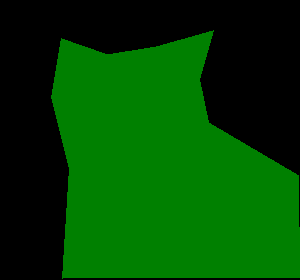
#> input picture 8_final_proj/Team YTK/VOC/SegmentationClass/cat.1.png, 300 x 280 px
$ jupyter execute --allow-errors image_encoding.ipynb
#> lines starting #> are read from the running program, lines starting #| are printed output that depends on the picture; after the words box and inside, x2 and y2 are one past the last pixel; in counts of white or black regions, pixels touching at a corner belong together
[cell 1]
from pathlib import Path
from PIL import Image
import numpy as np
import cv2

[cell 2]
root = Path.cwd()
for _ in range(6):
    if (root / '8_final_proj').exists():
        break
    if root.parent == root:
        break
    root = root.parent

team_candidates = [
    Path.cwd(),
    root / '8_final_proj' / 'Team YTK',
]
TEAM = next((p for p in team_candidates if p.is_dir() and p.name == 'Team YTK'), None)
if TEAM is None:
    hits = [p for p in root.rglob('Team YTK') if p.is_dir()]
    TEAM = hits[0] if hits else None
if TEAM is None:
    raise FileNotFoundError(f"Can't find 'Team YTK' under {root}")

candidate_masks = [TEAM / 'VOC' / 'SegmentationClass', TEAM / 'SegmentationClass']
MASK_DIR = next((p for p in candidate_masks if p.is_dir()), None)
if MASK_DIR is None:
    raise FileNotFoundError(
        "No 'SegmentationClass' directory found. "
        f"Checked: {candidate_masks[0]} , {candidate_masks[1]} . "
    )

IMG_DIR = TEAM / 'VOC' / 'JPEGImages'

mask_path = str(MASK_DIR)
img_path = str(IMG_DIR)

print('Using Team dir  :', TEAM)
print('Using image dir :', IMG_DIR, ' (exists?', IMG_DIR.exists(), ')')
print('Using mask dir  :', MASK_DIR, ' (exists?', MASK_DIR.exists(), ')')
print('PNG masks       :', len(list(MASK_DIR.glob('*.png'))))
print('Images (jpg/png):', len(list(IMG_DIR.glob('*.jpg'))) + len(list(IMG_DIR.glob('*.png'))))

[cell 3]
try:
    sm = next(MASK_DIR.glob('*.png'))
    mode = Image.open(sm).mode
#> mode = 'P'
    print('Sample mask:', sm.name, 'mode:', mode)
#| Sample mask: cat.1.png mode: P
except StopIteration:
    print('Warning: no masks found to probe.')
    mode = None

[cell 4]
def load_mask_as_ids(path: Path) -> np.ndarray:
    im = Image.open(path)
    if im.mode == 'P':
        return np.array(im, dtype=np.int32)
    arr = cv2.imread(str(path), cv2.IMREAD_UNCHANGED)
    if arr is None:
        arr = np.array(im.convert('RGB'))
    if arr.ndim == 2:
        arr = np.stack([arr]*3, axis=-1)
    elif arr.shape[-1] == 4:
        arr = cv2.cvtColor(arr, cv2.COLOR_BGRA2BGR)
    code = (arr[...,0].astype(np.uint32)
           + (arr[...,1].astype(np.uint32) << 8)
           + (arr[...,2].astype(np.uint32) << 16))
    uniques = np.unique(code)
    order = sorted(uniques, key=lambda x: (x != 0, x))  # (0,0,0) -> 0
    lut = {c:i for i,c in enumerate(order)}
    out = np.empty(code.shape, dtype=np.int32)
    out[:] = -1
    for c,i in lut.items():
        out[code == c] = i
    if (out < 0).any():
        raise RuntimeError('Some pixels did not map to any label.')
    return out

def build_pairs():
    imgs = {p.stem for p in IMG_DIR.glob('*.jpg')} | {p.stem for p in IMG_DIR.glob('*.png')}
    msks = {p.stem for p in MASK_DIR.glob('*.png')}
    paired = sorted(imgs & msks)
    print(f'images: {len(imgs)}  masks: {len(msks)}  paired: {len(paired)}')
    if len(paired) < min(len(imgs), len(msks)):
        extra_img = sorted(list(imgs - msks))[:5]
        extra_msk = sorted(list(msks - imgs))[:5]
        if extra_img: print('example images without mask:', extra_img)
        if extra_msk: print('example masks without image:', extra_msk)
    return paired

print('Setup complete.')

[cell 5]
import os
import numpy as np
from PIL import Image
from tqdm import tqdm

[cell 6]
def create_color_to_label_map(mask_folder_path):
    """
    Scans all masks in a folder to find unique colors and create a mapping
    from color to a class label.
    """
    print(f"Scanning masks in '{mask_folder_path}'...")

    unique_colors = set()


    mask_files = os.listdir(mask_folder_path)
    print(mask_files)

    for filename in tqdm(mask_files, desc="Finding unique colors"):
        mask_path = os.path.join(mask_folder_path, filename)

        mask_bgr = cv2.imread(mask_path)
#> mask_bgr is the input picture: shape (280, 300, 3); mean B, G, R 0, 69.7, 0

        mask_rgb = cv2.cvtColor(mask_bgr, cv2.COLOR_BGR2RGB)
        # Reshape the (H, W, C) array to (H*W, C) to get a list of pixels
        pixels = mask_rgb.reshape(-1, 3)

        # Get unique rows (unique RGB colors)
        unique_pixel_colors = np.unique(pixels, axis=0)
#> unique_pixel_colors = [[0, 0, 0], [0, 128, 0]]

        # Add the unique colors found in this image to our overall set
        for color in unique_pixel_colors:
            unique_colors.add(tuple(color))
#> this loop made 2 passes
#> after the loop, unique_colors = 2 items


    sorted_colors = sorted(list(unique_colors))
#> sorted_colors = [(0, 0, 0), (0, 128, 0)]

    # Create the color-to-label dictionary
    color_to_label = {color: label for label, color in enumerate(sorted_colors)}
#> color_to_label = {(0, 0, 0): 0, (0, 128, 0): 1}

    print("\nScan complete!")
    print(f"Found {len(color_to_label)} unique classes.")
#| Found 2 unique classes.

    return color_to_label

[cell 7]
mask_path = str(MASK_DIR)
COLOR_TO_LABEL = create_color_to_label_map(mask_path)
#> COLOR_TO_LABEL = {(0, 0, 0): 0, (0, 128, 0): 1}
COLOR_TO_LABEL
#> Out = {(0, 0, 0): 0, (0, 128, 0): 1}

[cell 8]
def encode_mask_to_grayscale(mask_path, color_map):
    """
    Converts an RGB segmentation mask to a grayscale mask with class labels.
    """
    mask_bgr = cv2.imread(mask_path)
    mask_rgb = cv2.cvtColor(mask_bgr, cv2.COLOR_BGR2RGB)
    height, width, _ = mask_rgb.shape
#> height = 280; width = 300

    mask_grayscale = np.zeros((height, width), dtype=np.uint8)

    for color, label in color_map.items():
        matches = np.where(np.all(mask_rgb == color, axis=-1))
        mask_grayscale[matches] = label
#> this loop made 2 passes
#> (color, label, matches) on passes 1 to 2: ((0, 0, 0), 0, 38286 positions, rows 0 to 279, columns 0 to 299), ((0, 128, 0), 1, 45714 positions, rows 30 to 278, columns 51 to 299)
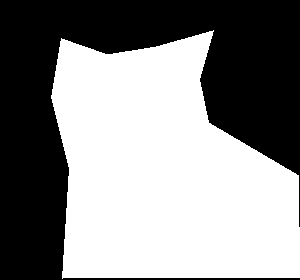
#> mask_grayscale: shape (280, 300); values 0 (black) and 1 (white), 54.4% white; 1 black region, box (x1, y1, x2, y2) and area: (0, 0, 300, 280) 38286

    return mask_grayscale

[cell 9]
sample_mask_file = str(next(MASK_DIR.glob('*.png')))
grayscale_label_mask = encode_mask_to_grayscale(sample_mask_file, COLOR_TO_LABEL)

[cell 10]
from pathlib import Path
import cv2
import numpy as np

# Choose a dedicated output directory
OUT_DIR = TEAM / "VOC" / "SegmentationClass_Encoded"   # or Path("encoded_masks")
OUT_DIR.mkdir(parents=True, exist_ok=True)

mask_paths = sorted(MASK_DIR.glob("*.png"))
print(f"Encoding {len(mask_paths)} masks to: {OUT_DIR}")

for mp in mask_paths:
    # If masks are palette ("P"), you can just read IDs with PIL and save; otherwise use your encoder
    # Here we assume RGB and use the color mapping:
    enc = encode_mask_to_grayscale(str(mp), COLOR_TO_LABEL)  # uint8 ID image
#> the loop in encode_mask_to_grayscale (call 2), `for color, label in color_map.items():` made 2 passes
    out_path = OUT_DIR / mp.name.replace(".png", ".png")      # keep same names
    cv2.imwrite(str(out_path), enc)
print("Done.")

[cell 11]
from pathlib import Path
import cv2

OUT_DIR_JPG = TEAM / "VOC" / "SegmentationClass_Encoded_JPG"
OUT_DIR_JPG.mkdir(parents=True, exist_ok=True)

for mp in MASK_DIR.glob("*.png"):
    grayscale_label_mask = encode_mask_to_grayscale(str(mp), COLOR_TO_LABEL)
